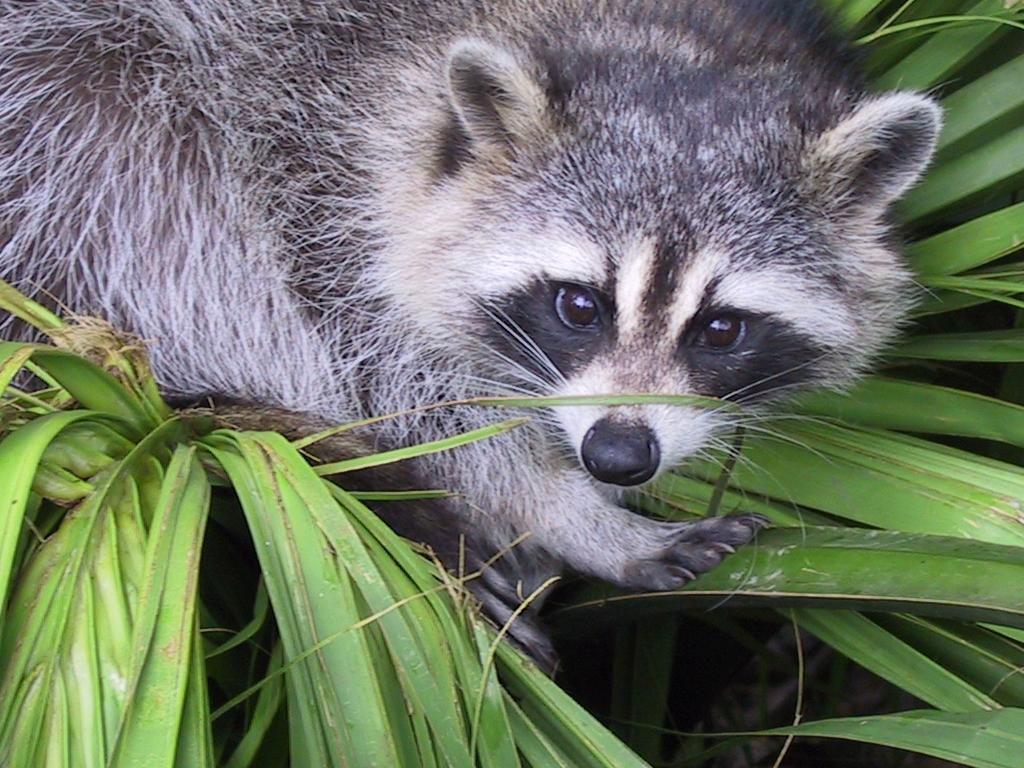
#> input picture Python - 1 - Array/Training Piscine Python for datascience- 1/ex03/animal.jpeg, 1024 x 768 px
$ python zoom.py
#> lines starting #> are read from the running program, lines starting #| are printed output that depends on the picture
### Python - 1 - Array/Training Piscine Python for datascience- 1/ex03/load_image.py
import numpy as np
from PIL import Image
# PIL python imaging library
# which is allow to open manipulate and save many different image file formats
# is now maintained as a fork called pillow
# so from pil import image actully use pillow


def ft_load(path: str) -> np.ndarray:
    """
    Load an image from the given path and return it as a numpy array.

    Args:
        path: Path to the image file

    Returns:
        numpy.ndarray: The image as a numpy array

    Raises:
        FileNotFoundError: If the image file doesn't exist
        ValueError: If the file is not a valid image
        TypeError: If path is not a string
    grayscale image is a 2d arry(height, width)
    color image is a 3d array(height, width, channels)
    so imgae_array.shep = (400, 600, 3)
    400 pixels tall 600 pixels wide 3 color channels (RGB)
    graysclae channels is 1 rgb is 3 rgba is 4 transparency
    so if print(image_arry[0,0]) is the top left rgb color
    like [225, 255, 255]
    """
#> called with path = 'animal.jpeg'
    # Check if path is a string
    if not isinstance(path, str):
        raise TypeError("Path must be a string")

    try:
        # Load the image using PIL
        image = Image.open(path)
#> image is the input picture: PIL image 1024x768 RGB; mean R, G, B 110.7, 117.7, 102.1

        # Convert to numpy array
        image_array = np.array(image)

        # Print the shape of the image
        print(f"The shape of image is: {image_array.shape}")
#| The shape of image is: (768, 1024, 3)
#| The shape of image is: (768, 1024, 3)
#> (printed output is left out)

        return image_array

    except FileNotFoundError:
        raise FileNotFoundError(f"Image file not found: {path}")
    except Exception as e:
        raise ValueError(f"Error loading image: {e}")


# [11 lines left out: function main, not called in this run]


# [2 lines that do not run on import are left out]

### Python - 1 - Array/Training Piscine Python for datascience- 1/ex03/zoom.py
import numpy as np
import matplotlib
import matplotlib.pyplot as plt
from load_image import ft_load

matplotlib.use('TkAgg')  # Use WSL-compatible interactive backend


def zoom(image: np.ndarray) -> np.ndarray:
    """
    Zooms into the center of an image and converts it to grayscale.
    Returns a 400x400x1 grayscale numpy array.
    """
    if not isinstance(image, np.ndarray):
        raise TypeError("Image must be a numpy array")

    height, width = image.shape[:2]
#> height = 768; width = 1024
    if height < 400 or width < 400:
        raise ValueError("Image too small for 400x400 crop")

    # Crop 400x400 from center, adjusting for animal face
    # For a 768x1024 image, center is at (384, 512)
    start_row = height // 2 - 280  # Starting Y position: move 280 pixels up
#> start_row = 104
    # Logic: height//2 = center Y, subtract to move UP in image
    end_row = start_row + 400       # Ending Y position: 400 pixels down
#> end_row = 504
    # Logic: add 400 to get bottom edge of 400px tall crop
    start_col = width // 2 - 60    # Starting X position: move 60 pixels left
#> start_col = 452
    # Logic: width//2 = center X, subtract to move LEFT from center
    end_col = start_col + 400       # Ending X position: 400 pixels right
#> end_col = 852
    # Logic: add 400 to get right edge of 400px wide crop

    cropped = image[start_row:end_row, start_col:end_col]
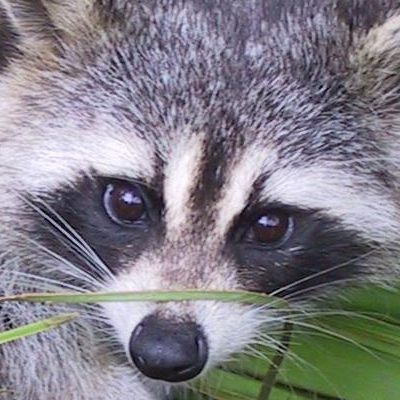
#> cropped: shape (400, 400, 3); mean R, G, B 129.7, 127.1, 134.9

    # Convert to grayscale and keep shape (400, 400, 1)
    grayscale = np.dot(cropped[..., :3], [0.2989, 0.5870, 0.1140])
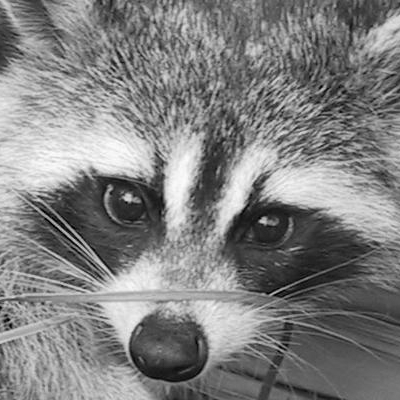
#> grayscale: shape (400, 400) float64; min 0.228, max 253.2, mean 128.7
    grayscale = grayscale[..., np.newaxis].astype(np.uint8)
#> grayscale: shape (400, 400, 1)

    return grayscale


def main():
    try:
        image = ft_load("animal.jpeg")
        if image is None:
            print("Failed to load image.")
            return

        # Print original image info
        print(f"The shape of image is: {image.shape}")
        print(image)

        # Zoom and convert
        zoomed = zoom(image)
        print(f"New shape after slicing: {zoomed.shape} or {zoomed.shape[:2]}")
#| New shape after slicing: (400, 400, 1) or (400, 400)
        print(zoomed)
#> (printed output is left out)

        # Display the grayscale zoomed image
        plt.imshow(zoomed[:, :, 0], cmap='gray', vmin=0, vmax=255)
        plt.xticks(np.arange(0, 401, 50))
        plt.yticks(np.arange(0, 401, 50))
        plt.xlabel("X axis")
        plt.ylabel("Y axis")
        plt.title("Zoomed Grayscale Image")
        plt.grid(True, alpha=0.3)
        plt.tight_layout()
        plt.show()

    except Exception as e:
        print(f"Error: {e}")


if __name__ == "__main__":
    main()
